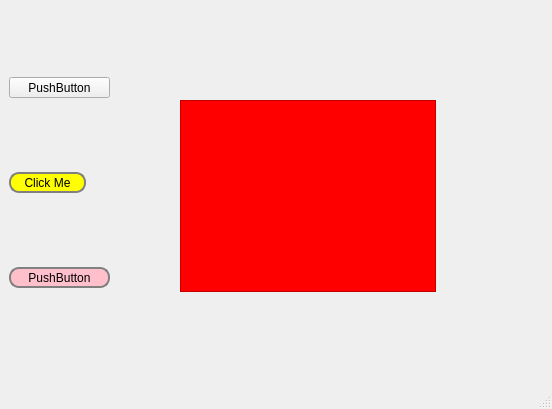
<?xml version="1.0" encoding="UTF-8"?>
<ui version="4.0">
 <class>MainWindow</class>
 <widget class="QMainWindow" name="MainWindow">
  <property name="geometry">
   <rect>
    <x>0</x>
    <y>0</y>
    <width>552</width>
    <height>409</height>
   </rect>
  </property>
  <property name="windowTitle">
   <string>MainWindow</string>
  </property>
  <property name="styleSheet">
   <string notr="true">QPushButton#pushButton {
	border: 2px solid gray;
	border-radius: 10px;
	padding: 0 8px;
	background: yellow;
}

QPushButton#pushButton_2{
	border: 2px solid gray;
	border-radius: 10px;
	padding: 0 8px;
	background: pink;
}

QListWidget {
	background: red;
}</string>
  </property>
  <widget class="QWidget" name="centralwidget">
   <widget class="QPushButton" name="pushButton">
    <property name="geometry">
     <rect>
      <x>9</x>
      <y>172</y>
      <width>77</width>
      <height>21</height>
     </rect>
    </property>
    <property name="text">
     <string>Click Me</string>
    </property>
   </widget>
   <widget class="QPushButton" name="pushButton_2">
    <property name="geometry">
     <rect>
      <x>9</x>
      <y>267</y>
      <width>101</width>
      <height>21</height>
     </rect>
    </property>
    <property name="text">
     <string>PushButton</string>
    </property>
   </widget>
   <widget class="QPushButton" name="pushButton_3">
    <property name="geometry">
     <rect>
      <x>9</x>
      <y>77</y>
      <width>101</width>
      <height>21</height>
     </rect>
    </property>
    <property name="text">
     <string>PushButton</string>
    </property>
   </widget>
   <widget class="QListWidget" name="listWidget">
    <property name="geometry">
     <rect>
      <x>180</x>
      <y>100</y>
      <width>256</width>
      <height>192</height>
     </rect>
    </property>
   </widget>
  </widget>
  <widget class="QMenuBar" name="menubar">
   <property name="geometry">
    <rect>
     <x>0</x>
     <y>0</y>
     <width>552</width>
     <height>22</height>
    </rect>
   </property>
  </widget>
  <widget class="QStatusBar" name="statusbar"/>
 </widget>
 <resources/>
 <connections/>
</ui>
